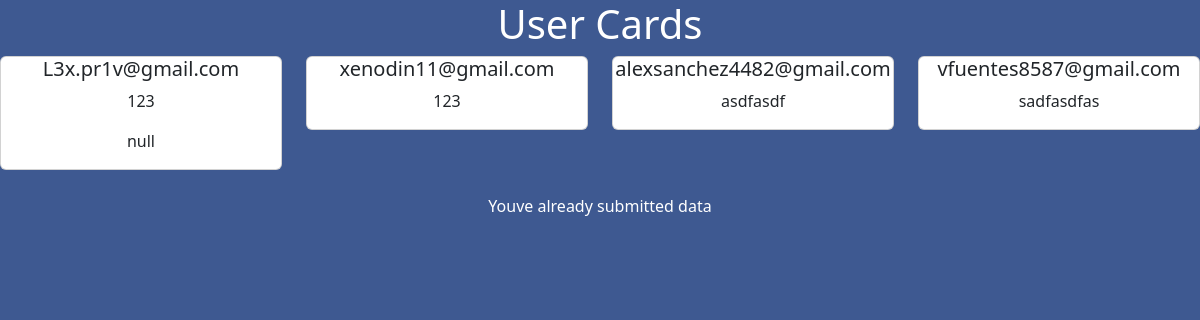
The page /home (signed in) on the database its author committed.
### tables this page shows
CREATE TABLE users 
                  (id INTEGER PRIMARY KEY AUTOINCREMENT, 
                   email TEXT NOT NULL, 
                   password TEXT NOT NULL,
                   image TEXT NOT NULL DEFAULT "image.png",
                   name TEXT NOT NULL DEFAULT "",
                   quote TEXT NOT NULL DEFAULT "",
                   submission INTEGER NOT NULL DEFAULT "0"
               );

### main.py (the view, shortened to what this page needs)
@app.route("/home", methods=["GET", "POST"])
def home():
    if 'logged_in' in session and session['logged_in']:#if logged in present the following
        user_email = session["email"]
        has_entered = get_status(user_email)
        user_data = get_all_user_data() # passing fata to jinja
        return render_template("index.html", user_data = user_data, stat=has_entered)
    else:
        session.clear()
        return redirect(url_for('login'))

### functions.py (called while the page is built)
def get_all_user_data():
    conn = sqlite3.connect('user.db')
    cursor = conn.cursor()
    cursor.execute("SELECT * FROM users")
    user_data = cursor.fetchall()
    conn.close()
    return user_data

def get_status(email):
    stat = True
    conn = sqlite3.connect("user.db")
    cursor = conn.cursor()
    cursor.execute("SELECT * FROM users WHERE email = ?", (email,))
    result = cursor.fetchone()
    if result[6] == 1:
        stat = False
    return stat

### templates/index.html (shortened to what this page needs)
<!DOCTYPE html>
<html>
<head>
<link href="https://cdn.jsdelivr.net/npm/bootstrap@5.3.1/dist/css/bootstrap.min.css" rel="stylesheet">
<link rel="stylesheet" type="text/css" href="/static/styles.css"/>
</head>
<body>
    <h1>User Cards</h1>
 <div class="row">
    {% for user_info in user_data %}
    <div class="col-md-3 mb-4">
    <div class="card">
    <div class="user-card">
            <h5 class="card-name">{{ user_info[1] }}</h5>
            <p class="card-quote">{{ user_info[2] }}</p>
	    <p> {{ user_info[4]}} </p>
            </div>
    </div>
            </div>
        {% endfor %}
 </div>
    {% if stat %}
     Youve already submitted data
     {% endif %}
</body>
</html>

### static/styles.css (style rules this page uses)
body { background-color: rgb(62, 89, 145); color: white; text-align: center; margin: auto; }

### rows shown on the page
users: email "L3x.pr1v@gmail.com", password "123", name "null"
users: email "xenodin11@gmail.com", password "123"
users: email "alexsanchez4482@gmail.com", password "asdfasdf"
users: email "vfuentes8587@gmail.com", password "sadfasdfas"
